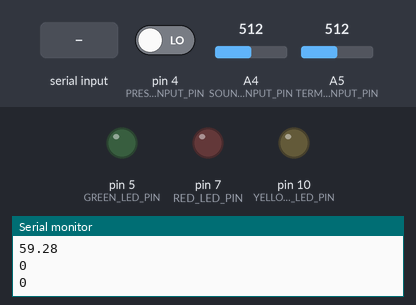
Bench run of a sketch on a simulated Arduino Uno, built with avr-gcc and run on an emulated ATmega328P. Parts: output pins drawn as LEDs (lit = HIGH), the last lines printed to the serial monitor. The inputs (shaded band) are chosen by the test bench; at power-on: pin 4 (PRESENCE_SENSOR_INPUT_PIN) LOW, A4 (SOUND_SENSOR_INPUT_PIN) = 512, A5 (TERMISTOR_INPUT_PIN) = 512.

Above: at 1.2 s.
1.3 s: "1\n" received over Serial
At 3.8 s:
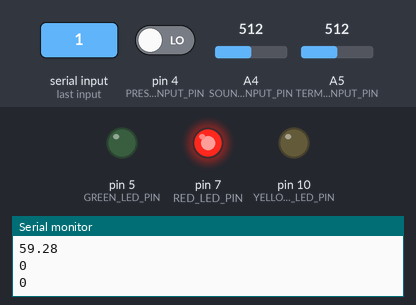
4.3 s: "2\n" received over Serial
At 7.1 s:
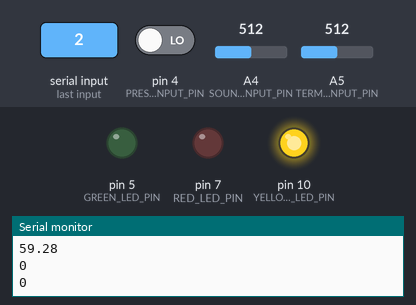
7.3 s: "3\n" received over Serial
At 9.6 s:
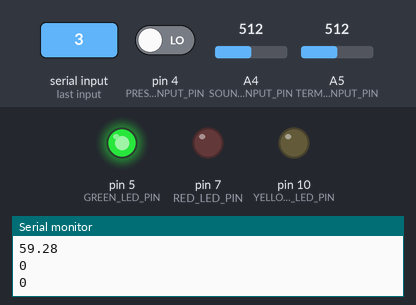
Timing chart, 0 to 11.1 s (numbered marks = the images above; inputs shaded):
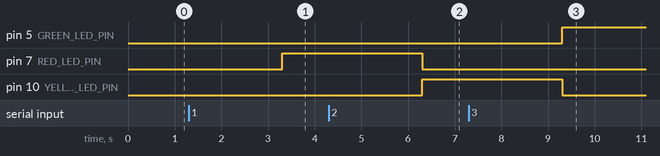

Measured:
- after the input at 1.3 s, pin 7 (RED_LED_PIN): LOW → HIGH after 2.0 s
- after the input at 4.3 s, pin 7 (RED_LED_PIN): HIGH → LOW after 2.0 s; pin 10 (YELLOW_LED_PIN): LOW → HIGH after 2.0 s
- after the input at 7.3 s, pin 5 (GREEN_LED_PIN): LOW → HIGH after 2.0 s; pin 10 (YELLOW_LED_PIN): HIGH → LOW after 2.0 s

The sketch:

sensors.ino
```cpp
#define RED_LED_PIN 7
#define GREEN_LED_PIN 5
#define YELLOW_LED_PIN 10
#define SOUND_SENSOR_INPUT_PIN A4
#define PRESENCE_SENSOR_INPUT_PIN 4
#define TERMISTOR_INPUT_PIN A5

// Resistência nominal a 25C (MF52 -> 1kOhm)
#define NOMINAL_TERM 1000
// Temperatura na qual é feita a medida nominal (25C)
#define NOMINAL_TEMP 25
// Quantas amostras para calcular a tensão média
#define SAMPLES 4
// Coeficiente Beta (da equacao de Steinhart-Hart) do termistor
#define BETA 3100
// Resistência do resistor
#define RESISTENCE 470

void setup(){
  Serial.begin(9600);
  pinMode(RED_LED_PIN, OUTPUT); // Set the LED pin as an output
  pinMode(GREEN_LED_PIN, OUTPUT);
  pinMode(YELLOW_LED_PIN, OUTPUT);
  pinMode(SOUND_SENSOR_INPUT_PIN, INPUT); // Set the sensor pin as an input
  pinMode(PRESENCE_SENSOR_INPUT_PIN, INPUT); // Set the sensor pin as an input
  Serial.setTimeout(1);
}

float get_temp() {
  float tension = 0;
  float temperature, termistor_resistence;

  for (int i=0; i< SAMPLES; i++) {
   tension += analogRead(TERMISTOR_INPUT_PIN) / SAMPLES;
   delay(10);
  }

  //Calculando a resistencia do Termistor
  termistor_resistence = RESISTENCE*tension/(1023-tension);
  //Equacao de Steinhart-Hart
  temperature = (1 / (log(termistor_resistence/NOMINAL_TERM) * 1/BETA + 1/(NOMINAL_TEMP + 273.15))) - 273.15;
  return temperature + 11;
}

int check_presence() {
  int presence = digitalRead(PRESENCE_SENSOR_INPUT_PIN);
  return presence == HIGH ? 1 : 0;
}

int check_sound() {
  int val_analog = analogRead(SOUND_SENSOR_INPUT_PIN);
  return val_analog == HIGH ? 1 : 0;
}

void loop(){
  float temperature;
  int presence, sound, response;

  temperature = get_temp();
  presence = check_presence();
  sound = check_sound();

  Serial.println(temperature);
  Serial.println(presence);
  Serial.println(sound);
  while(!Serial.available());
  delay(2000);

  response = Serial.readString().toInt();

  switch(response) {
    case 1:
      digitalWrite(RED_LED_PIN, HIGH);
      digitalWrite(YELLOW_LED_PIN, LOW);
      digitalWrite(GREEN_LED_PIN, LOW);
      break;
    case 2:
      digitalWrite(RED_LED_PIN, LOW);
      digitalWrite(YELLOW_LED_PIN, HIGH);
      digitalWrite(GREEN_LED_PIN, LOW);
      break;
    case 3:
      digitalWrite(RED_LED_PIN, LOW);
      digitalWrite(YELLOW_LED_PIN, LOW);
      digitalWrite(GREEN_LED_PIN, HIGH);
      break;
    default:
      break;
  }
}
```
